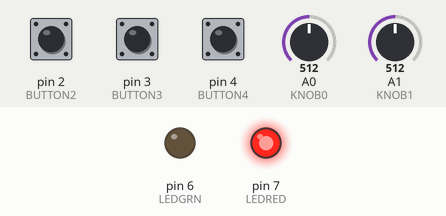
Bench run of a sketch on a simulated Arduino Uno, built with avr-gcc and run on an emulated ATmega328P. On the bench: output pins drawn as LEDs (lit = HIGH). Inputs (shaded band) come from the test bench; at power-on: pin 2 (BUTTON2) HIGH, pin 3 (BUTTON3) HIGH, pin 4 (BUTTON4) HIGH, A0 (KNOB0) = 512, A1 (KNOB1) = 512. What the sketch prints to the serial monitor is not drawn.

Above: at 0.1 s.
At 2.1 s:
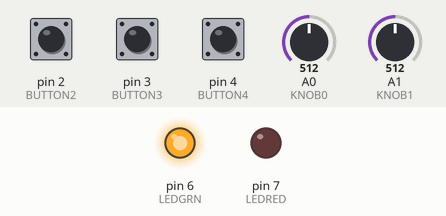
At 8.3 s:
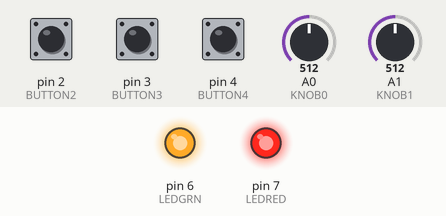
8.4 s: pin 2 (BUTTON2) pulled LOW for 0.15 s
11.4 s: pin 3 (BUTTON3) pulled LOW for 0.15 s
14.4 s: pin 4 (BUTTON4) pulled LOW for 0.15 s
17.4 s: pin 2 (BUTTON2) pulled LOW for 1 s
20.4 s: pin 3 (BUTTON3) pulled LOW for 1 s
23.4 s: pin 4 (BUTTON4) pulled LOW for 1 s
Timing chart, 0 to 26.4 s (numbered marks = the images above; inputs shaded):
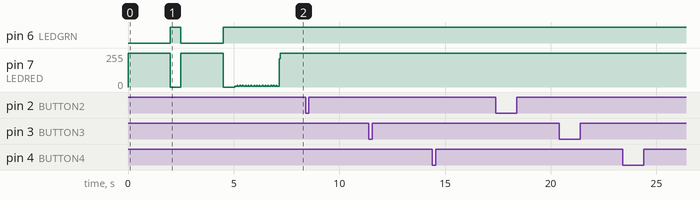

The sketch:

My_Midi_Shield_Out_Poly.ino
```cpp
// SparkFun MIDI Sheild and MIDI Breakout test code
// Defines bare-bones routines for sending and receiving MIDI data
// A0 pot0 CounterClockwise rotation 0..1023   pitch
// A1 pot1                                     velocity
// D2 button0 HIGH=off                         channel 0 note
// D3 button1 LOW=on                           channel 1 note
// D4 button2                                  channel 2 note
// D7 LEDRED  HIGH=off                          red LED
// D6 LEDGRN  LOW=on                            green LED
// TX MIDI out
// RX MIDI in (not used in _Out sketch)

// Original Written  02/16/2010
// Revision Out_Poly 06/17/2015

// defines for MIDI Shield components only
#define KNOB0  0
#define KNOB1  1

#define BUTTON2  2
#define BUTTON3  3
#define BUTTON4  4

#define LEDRED  7
#define LEDGRN  6

#define LEDOFF HIGH
#define LEDON  LOW

#define NOTEON 0x90
#define NOTEOFF 0x80
#define WAIT 0x00

#define BLINKCOUNT 10000

byte incomingByte;
// midi command components
byte cmd;       //left  hexit is command: 8 = note off; 9 = note on
byte chn;       //right hexit is channel  0..F
byte cc;        // combined cmd | chn
byte note;      // 0..127
byte velocity;  // 0..127

byte ccLast[16];  //last midi command issued on a channel

int pot1;
int pot0;
int channel; // channel number 0..15 = midi channel 1..16
int bCount;


boolean blinkGrn;
boolean blinkRed;


byte byte1;
byte byte2;
byte byte3;

void setup() {

  pinMode(LEDRED,OUTPUT);
  pinMode(LEDGRN,OUTPUT);

  pinMode(BUTTON2,INPUT);
  pinMode(BUTTON3,INPUT);
  pinMode(BUTTON4,INPUT);

  digitalWrite(BUTTON2,HIGH);
  digitalWrite(BUTTON3,HIGH);
  digitalWrite(BUTTON4,HIGH);

  for(int i = 0;i < 2;i++) // flash MIDI Sheild LED's on startup
  {
    digitalWrite(LEDRED,LEDOFF);
    digitalWrite(LEDGRN,LEDON);
    delay(2000);
    digitalWrite(LEDRED,LEDON);
    digitalWrite(LEDGRN,LEDOFF);
    delay(500);
  }
  digitalWrite(LEDRED,LEDOFF);
  digitalWrite(LEDGRN,LEDOFF);

  //start serial with midi baudrate 31250
  Serial.begin(31250);
  allNotesOff();

  //reset last-command-issued
  for (byte c = 0; c<16; c++){
    ccLast[c]=0;
  }
  bCount=BLINKCOUNT;  //still-alive blink interval
  blinkGrn = false;
  blinkRed = false;
}

void loop () {
  --bCount;
  if(bCount<0){
    blinkLed(LEDRED,1);
    blinkLed(LEDGRN,1);
    bCount=BLINKCOUNT;
  }

  //*************** MIDI OUT ***************//

  pot0 = analogRead(KNOB0);   //note
  pot1 = analogRead(KNOB1);   //velocity

  note = 127- (pot0/8);       // convert value to value 0-127
  velocity = 127-(pot1/8);    //reverse to increase clockwise
  for (int btn = 2; btn<5;btn++){ //buttons 2,3,4
    chn = btn - 2;  //convert button number to MIDI channel
    if(button(btn)) {
      Midi_Send_Cond( NOTEON,chn,note,velocity);
    }else{
       Midi_Send_Cond( NOTEOFF, chn,note,0);
    }
  }

}

void allNotesOff(){
  byte chn, note, cc;
  for (chn=0;chn<16;++chn){
    cc=0x80 | chn;
    blinkLed(LEDGRN,1);
    for (note = 0; note<128; ++note){
      Midi_Send(cc,note,0);
      blinkLed(LEDRED,1);
    }
  }
}

void Midi_Send(byte cmd, byte data1, byte data2) {
  Serial.write(cmd);
  Serial.write(data1);
  Serial.write(data2);
}

void Midi_Send_Cond( byte cmd, byte chn, byte data1, byte data2) {
  //send MIDI command only if not already sent
  //then remember it in global array ccLast
  //and blink a LED
  byte cc = cmd | chn;
  if (cc != ccLast[chn]) {
    Serial.write(cc);
    Serial.write(data1);
    Serial.write(data2);
    ccLast[chn] = cc;
    if (cmd == NOTEON) {blinkLed(LEDGRN,1); }
    else if (cmd == NOTEOFF) {blinkLed(LEDRED,1) ;}
  }
}

void blinkLed(byte pin, int rate) {
  digitalWrite(pin,LEDON);
  delay(rate);
  digitalWrite(pin,LEDOFF);
}

void blink(int times, int rate) {
  int grn=rate;
  int red=127-rate;
  for (int t=0; t<times;t++) {
    digitalWrite(LEDRED,LEDOFF);
    digitalWrite(LEDGRN,LEDON);
    delay(rate);
    digitalWrite(LEDGRN,LEDOFF);
    digitalWrite(LEDRED,LEDON);
    delay(rate);
  }
  digitalWrite(LEDRED,LEDOFF);
  digitalWrite(LEDGRN,LEDOFF);
}

char button(char button_num)
{
  return (!(digitalRead(button_num)));
}
```
